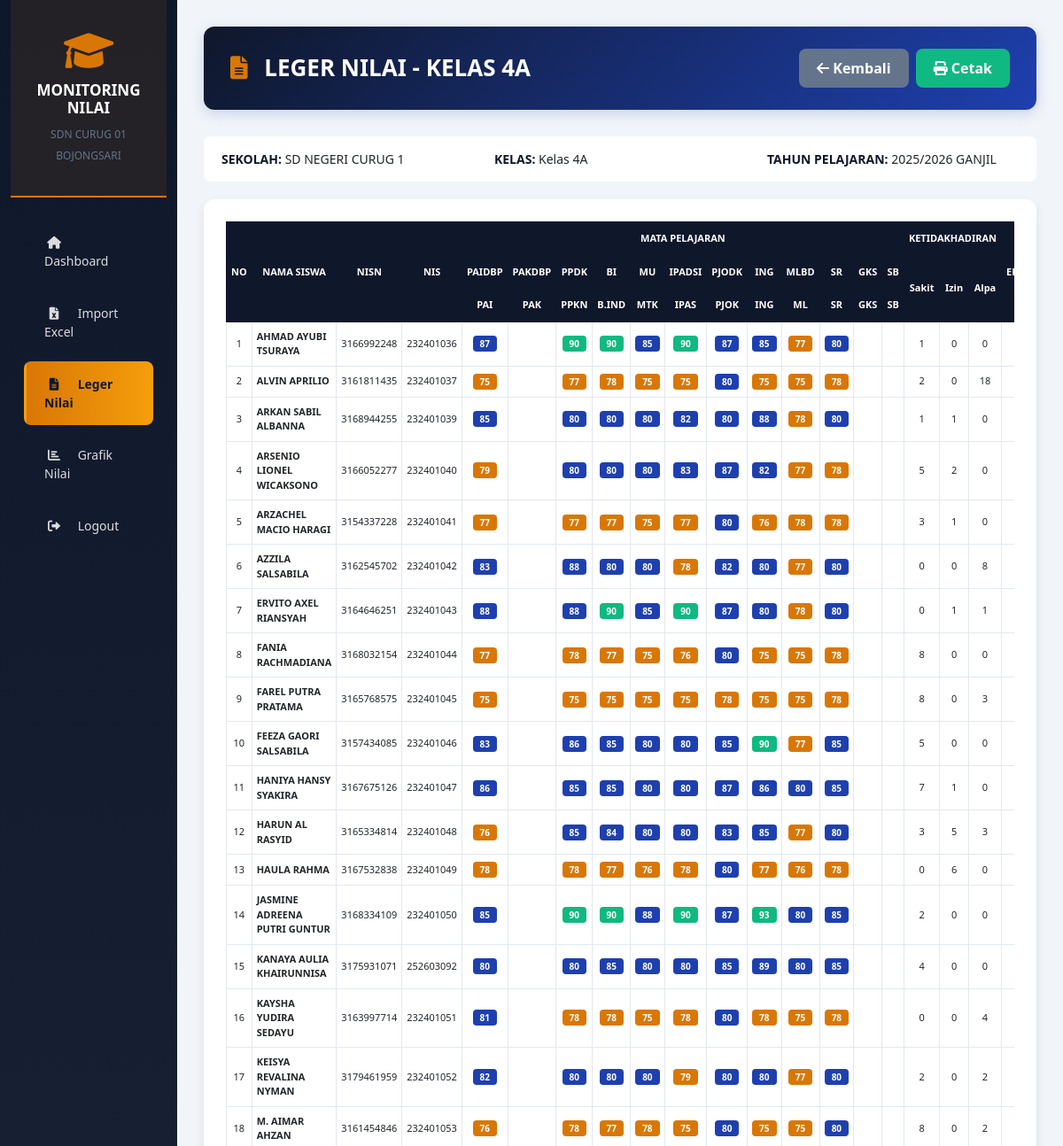
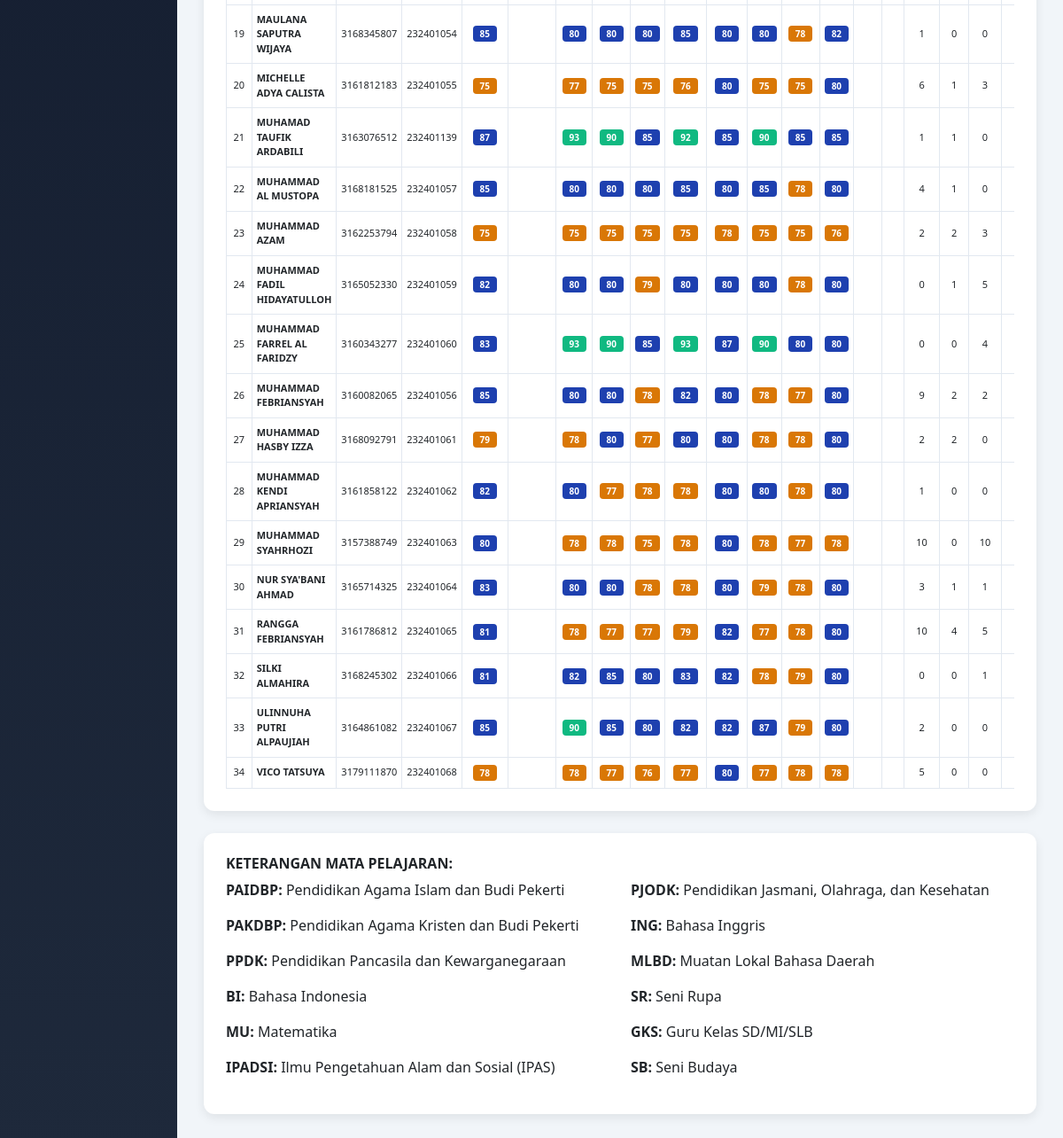
The app's page /leger.php (signed in) with its own data (2 pictures, top to bottom).
### tables this page shows
CREATE TABLE `kelas` (
  `id` int(11) NOT NULL,
  `nama_kelas` varchar(20) NOT NULL,
  `tahun_ajaran` varchar(20) NOT NULL,
  `semester` enum('Ganjil','Genap') NOT NULL,
  `wali_kelas` varchar(100) DEFAULT NULL,
  `jumlah_siswa` int(11) DEFAULT 0
);

CREATE TABLE `siswa` (
  `id` int(11) NOT NULL,
  `nisn` varchar(20) NOT NULL,
  `nis` varchar(20) NOT NULL,
  `nama_siswa` varchar(100) NOT NULL,
  `kelas_id` int(11) DEFAULT NULL,
  `jenis_kelamin` enum('L','P') DEFAULT NULL,
  `created_at` timestamp NULL DEFAULT current_timestamp()
);

CREATE TABLE `kehadiran` (
  `id` int(11) NOT NULL,
  `siswa_id` int(11) NOT NULL,
  `kelas_id` int(11) NOT NULL,
  `sakit` int(11) DEFAULT 0,
  `izin` int(11) DEFAULT 0,
  `alpa` int(11) DEFAULT 0,
  `hadir` int(11) DEFAULT 0,
  `semester` enum('Ganjil','Genap') DEFAULT NULL,
  `tahun_ajaran` varchar(20) DEFAULT NULL,
  `created_at` timestamp NULL DEFAULT current_timestamp()
);

### leger.php (the view, shortened to what this page needs)
<?php
require 'config.php';
$kelas_id = isset($_GET['kelas']) ? $_GET['kelas'] : 1;
$kelas_info = mysqli_query($conn, "SELECT * FROM kelas WHERE id = $kelas_id")->fetch_assoc();
$siswa_list = mysqli_query($conn, "SELECT * FROM siswa WHERE kelas_id = $kelas_id ORDER BY nama_siswa ASC");
function getBadgeClass($nilai) {
    if(empty($nilai)) return '';
    if($nilai >= 90) return 'badge-90';
    if($nilai >= 80) return 'badge-80';
    if($nilai >= 70) return 'badge-70';
    return 'badge-below';
}
?>
<!DOCTYPE html>
<html lang="id">
<head>
    <link href="https://cdn.jsdelivr.net/npm/bootstrap@5.3.0/dist/css/bootstrap.min.css" rel="stylesheet">
    <link rel="stylesheet" href="https://cdnjs.cloudflare.com/ajax/libs/font-awesome/6.0.0/css/all.min.css">
</head>
<body>
<div class="container-fluid">
    <div class="row">
        <div class="col-md-2 sidebar">
            <div class="sidebar-brand">
                <i class="fas fa-graduation-cap"></i>
                <h5>MONITORING NILAI</h5>
                <small>SDN CURUG 01 BOJONGSARI</small>
            </div>
            <div class="sidebar-menu">
                <a href="dashboard.php"><i class="fas fa-home"></i> Dashboard</a>
                <a href="import_excel.php"><i class="fas fa-file-excel"></i> Import Excel</a>
                <a href="leger.php?kelas=<?= $kelas_id ?>" class="active"><i class="fas fa-file-alt"></i> Leger Nilai</a>
                <a href="grafik_nilai.php"><i class="fas fa-chart-bar"></i> Grafik Nilai</a>
                <a href="logout.php"><i class="fas fa-sign-out-alt"></i> Logout</a>
            </div>
        </div>
        <div class="col-md-10 main-content">
            <div class="page-header no-print">
                <div class="d-flex justify-content-between align-items-center">
                    <h2><i class="fas fa-file-alt"></i> LEGER NILAI - KELAS <?= $kelas_info['nama_kelas'] ?></h2>
                    <div class="d-flex gap-2">
                        <a href="dashboard.php" class="btn btn-secondary">
                            <i class="fas fa-arrow-left"></i> Kembali
                        </a>
                        <button onclick="window.print()" class="btn btn-success">
                            <i class="fas fa-print"></i> Cetak
                        </button>
                    </div>
                </div>
            </div>
            <div class="header-info no-print">
                <div class="row">
                    <div class="col-md-4">
                        <p><strong>SEKOLAH:</strong> SD NEGERI CURUG 1</p>
                    </div>
                    <div class="col-md-4">
                        <p><strong>KELAS:</strong> Kelas <?= $kelas_info['nama_kelas'] ?></p>
                    </div>
                    <div class="col-md-4">
                        <p><strong>TAHUN PELAJARAN:</strong> <?= $kelas_info['tahun_ajaran'] ?> <?= strtoupper($kelas_info['semester']) ?></p>
                    </div>
                </div>
            </div>
            <div class="card">
                <div class="card-body">
                    <div class="table-responsive">
                        <table class="table table-leger table-bordered">
                            <thead>
                                <tr>
                                    <th rowspan="3" style="width: 30px;">NO</th>
                                    <th rowspan="3" style="width: 200px;">NAMA SISWA</th>
                                    <th rowspan="3" style="width: 100px;">NISN</th>
                                    <th rowspan="3" style="width: 100px;">NIS</th>
                                    <th colspan="12">MATA PELAJARAN</th>
                                    <th colspan="3">KETIDAKHADIRAN</th>
                                    <th rowspan="3">EKSTRA KURIKULER</th>
                                </tr>
                                <tr>
                                    <th>PAIDBP</th>
                                    <th>PAKDBP</th>
                                    <th>PPDK</th>
                                    <th>BI</th>
                                    <th>MU</th>
                                    <th>IPADSI</th>
                                    <th>PJODK</th>
                                    <th>ING</th>
                                    <th>MLBD</th>
                                    <th>SR</th>
                                    <th>GKS</th>
                                    <th>SB</th>
                                    <th rowspan="2">Sakit</th>
                                    <th rowspan="2">Izin</th>
                                    <th rowspan="2">Alpa</th>
                                </tr>
                                <tr>
                                    <th style="width: 50px;">PAI</th>
                                    <th style="width: 50px;">PAK</th>
                                    <th style="width: 50px;">PPKN</th>
                                    <th style="width: 50px;">B.IND</th>
                                    <th style="width: 50px;">MTK</th>
                                    <th style="width: 50px;">IPAS</th>
                                    <th style="width: 50px;">PJOK</th>
                                    <th style="width: 50px;">ING</th>
                                    <th style="width: 50px;">ML</th>
                                    <th style="width: 50px;">SR</th>
                                    <th style="width: 50px;">GKS</th>
                                    <th style="width: 50px;">SB</th>
                                </tr>
                            </thead>
                            <tbody>
                                <?php
                                $no = 1;
                                while($siswa = mysqli_fetch_assoc($siswa_list)):
                                    $nilai_query = mysqli_query($conn, "SELECT n.*, m.kode_mapel
                                        FROM nilai n
                                        JOIN mata_pelajaran m ON n.mapel_id = m.id
                                        WHERE n.siswa_id = {$siswa['id']} AND n.kelas_id = $kelas_id");
                                    $nilai_data = [];
                                    while($n = mysqli_fetch_assoc($nilai_query)) {
                                        $nilai_data[$n['kode_mapel']] = $n['nilai_angka'];
                                    }
                                    $kehadiran = mysqli_query($conn, "SELECT * FROM kehadiran WHERE siswa_id = {$siswa['id']} AND kelas_id = $kelas_id")->fetch_assoc();
                                    $ekstra = mysqli_query($conn, "SELECT * FROM ekstrakurikuler WHERE siswa_id = {$siswa['id']}")->fetch_assoc();
                                ?>
                                <tr>
                                    <td><?= $no++ ?></td>
                                    <td class="text-left"><strong><?= strtoupper($siswa['nama_siswa']) ?></strong></td>
                                    <td><?= $siswa['nisn'] ?></td>
                                    <td><?= $siswa['nis'] ?></td>
                                    <?php
                                    $mapel_list = ['PAIDBP', 'PAKDBP', 'PPDK', 'BI', 'MU', 'IPADSI', 'PJODK', 'ING', 'MLBD', 'SR', 'GKS', 'SB'];
                                    foreach($mapel_list as $mapel):
                                        $nilai = $nilai_data[$mapel] ?? '';
                                        $badge = getBadgeClass($nilai);
                                    ?>
                                    <td>
                                        <span class="badge <?= $badge ?>"><?= $nilai ?></span>
                                    </td>
                                    <?php endforeach; ?>
                                    <td><?= $kehadiran['sakit'] ?? 0 ?></td>
                                    <td><?= $kehadiran['izin'] ?? 0 ?></td>
                                    <td><?= $kehadiran['alpa'] ?? 0 ?></td>
                                    <td><?= $ekstra['predikat'] ?? '-' ?></td>
                                </tr>
                                <?php endwhile; ?>
                            </tbody>
                        </table>
                    </div>
                </div>
            </div>
            <div class="card no-print">
                <div class="card-body">
                    <h6><strong>KETERANGAN MATA PELAJARAN:</strong></h6>
                    <div class="row">
                        <div class="col-md-6">
                            <p><strong>PAIDBP:</strong> Pendidikan Agama Islam dan Budi Pekerti</p>
                            <p><strong>PAKDBP:</strong> Pendidikan Agama Kristen dan Budi Pekerti</p>
                            <p><strong>PPDK:</strong> Pendidikan Pancasila dan Kewarganegaraan</p>
                            <p><strong>BI:</strong> Bahasa Indonesia</p>
                            <p><strong>MU:</strong> Matematika</p>
                            <p><strong>IPADSI:</strong> Ilmu Pengetahuan Alam dan Sosial (IPAS)</p>
                        </div>
                        <div class="col-md-6">
                            <p><strong>PJODK:</strong> Pendidikan Jasmani, Olahraga, dan Kesehatan</p>
                            <p><strong>ING:</strong> Bahasa Inggris</p>
                            <p><strong>MLBD:</strong> Muatan Lokal Bahasa Daerah</p>
                            <p><strong>SR:</strong> Seni Rupa</p>
                            <p><strong>GKS:</strong> Guru Kelas SD/MI/SLB</p>
                            <p><strong>SB:</strong> Seni Budaya</p>
                        </div>
                    </div>
                </div>
            </div>
        </div>
    </div>
</div>
</body>
</html>

### leger.php (style rules this page uses)
:root { --dark-navy: #0f172a; --royal-blue: #1e40af; --bright-blue: #3b82f6; --gold: #d97706; --amber: #f59e0b; --slate: #64748b; --light-slate: #e2e8f0; --white: #ffffff; --light-bg: #f1f5f9; }
body { background-color: var(--light-bg); font-family: 'Segoe UI', Tahoma, Geneva, Verdana, sans-serif; }
.sidebar { background: linear-gradient(180deg, var(--dark-navy) 0%, #1e293b 100%); min-height: 100vh; color: var(--white); box-shadow: 4px 0 10px rgba(0,0,0,0.1); }
.sidebar-brand { padding: 35px 25px; text-align: center; border-bottom: 2px solid var(--gold); background: rgba(217, 119, 6, 0.1); }
.sidebar-brand i { font-size: 45px; color: var(--gold); margin-bottom: 12px; }
.sidebar-brand h5 { font-weight: 700; font-size: 17px; margin-bottom: 5px; }
.sidebar-brand small { font-size: 12px; color: var(--slate); }
.sidebar-menu { padding: 25px 15px; }
.sidebar-menu a { color: rgba(255,255,255,0.85); text-decoration: none; padding: 15px 20px; display: block; margin-bottom: 8px; border-radius: 8px; transition: all 0.3s ease; font-size: 14px; font-weight: 500; border-left: 3px solid transparent; }
.sidebar-menu a.active { background: linear-gradient(90deg, var(--gold) 0%, var(--amber) 100%); color: var(--dark-navy); font-weight: 700; }
.sidebar-menu a i { margin-right: 12px; width: 22px; text-align: center; }
.main-content { background-color: var(--light-bg); padding: 30px; }
.page-header { background: linear-gradient(135deg, var(--dark-navy) 0%, var(--royal-blue) 100%); color: var(--white); padding: 25px 30px; border-radius: 12px; margin-bottom: 30px; box-shadow: 0 4px 15px rgba(30, 64, 175, 0.2); }
.page-header h2 { font-weight: 700; font-size: 26px; margin: 0; }
.page-header h2 i { margin-right: 12px; color: var(--gold); }
.card { background: var(--white); border: none; border-radius: 12px; box-shadow: 0 4px 12px rgba(0,0,0,0.08); margin-bottom: 25px; }
.card-body { padding: 25px; }
.table-leger { font-size: 11px; margin-bottom: 0; }
.table-leger thead th { background: var(--dark-navy); color: var(--white); border: 1px solid var(--dark-navy); padding: 10px 5px; font-weight: 700; text-align: center; vertical-align: middle; white-space: nowrap; }
.table-leger tbody td { padding: 8px 5px; vertical-align: middle; border: 1px solid var(--light-slate); text-align: center; }
.table-leger tbody td.text-left { text-align: left; }
.badge { padding: 4px 8px; font-weight: 600; font-size: 10px; border-radius: 4px; }
.badge-90 { background: #10b981; color: white; }
.badge-80 { background: var(--royal-blue); color: white; }
.badge-70 { background: var(--gold); color: white; }
.btn { border-radius: 8px; padding: 10px 20px; font-weight: 600; }
.btn-secondary { background: var(--slate); border: none; color: white; }
.btn-success { background: #10b981; border: none; }
.header-info { background: var(--white); padding: 15px 20px; border-radius: 8px; margin-bottom: 20px; }
.header-info p { margin: 0; font-size: 14px; }
.header-info strong { color: var(--dark-navy); }

### records on screen
kelas: nama_kelas "4A", tahun_ajaran "2025/2026", semester "GANJIL"
siswa: nama_siswa "AHMAD AYUBI TSURAYA", nisn "3166992248", nis "232401036", nilai "87", nilai "90", nilai "85", nilai "77", nilai "80", kehadiran.sakit "1", kehadiran.izin "0", kehadiran.alpa "0"
siswa: nama_siswa "ALVIN APRILIO", nisn "3161811435", nis "232401037", nilai "75", nilai "77", nilai "78", nilai "80", kehadiran.sakit "2", kehadiran.izin "0", kehadiran.alpa "18"
siswa: nama_siswa "ARKAN SABIL ALBANNA", nisn "3168944255", nis "232401039", nilai "85", nilai "80", nilai "82", nilai "88", nilai "78", kehadiran.sakit "1", kehadiran.izin "1", kehadiran.alpa "0"
siswa: nama_siswa "ARSENIO LIONEL WICAKSONO", nisn "3166052277", nis "232401040", nilai "79", nilai "80", nilai "83", nilai "87", nilai "82", nilai "77", nilai "78", kehadiran.sakit "5", kehadiran.izin "2", kehadiran.alpa "0"
siswa: nama_siswa "ARZACHEL MACIO HARAGI", nisn "3154337228", nis "232401041", nilai "77", nilai "75", nilai "80", nilai "76", nilai "78", kehadiran.sakit "3", kehadiran.izin "1", kehadiran.alpa "0"
siswa: nama_siswa "AZZILA SALSABILA", nisn "3162545702", nis "232401042", nilai "83", nilai "88", nilai "80", nilai "78", nilai "82", nilai "77", kehadiran.sakit "0", kehadiran.izin "0", kehadiran.alpa "8"
siswa: nama_siswa "ERVITO AXEL RIANSYAH", nisn "3164646251", nis "232401043", nilai "88", nilai "90", nilai "85", nilai "87", nilai "80", nilai "78", kehadiran.sakit "0", kehadiran.izin "1", kehadiran.alpa "1"
siswa: nama_siswa "FANIA RACHMADIANA", nisn "3168032154", nis "232401044", nilai "77", nilai "78", nilai "75", nilai "76", nilai "80", kehadiran.sakit "8", kehadiran.izin "0", kehadiran.alpa "0"
siswa: nama_siswa "FAREL PUTRA PRATAMA", nisn "3165768575", nis "232401045", nilai "75", nilai "78", kehadiran.sakit "8", kehadiran.izin "0", kehadiran.alpa "3"
siswa: nama_siswa "FEEZA GAORI SALSABILA", nisn "3157434085", nis "232401046", nilai "83", nilai "86", nilai "85", nilai "80", nilai "90", nilai "77", kehadiran.sakit "5", kehadiran.izin "0", kehadiran.alpa "0"
siswa: nama_siswa "HANIYA HANSY SYAKIRA", nisn "3167675126", nis "232401047", nilai "86", nilai "85", nilai "80", nilai "87", kehadiran.sakit "7", kehadiran.izin "1", kehadiran.alpa "0"
siswa: nama_siswa "HARUN AL RASYID", nisn "3165334814", nis "232401048", nilai "76", nilai "85", nilai "84", nilai "80", nilai "83", nilai "77", kehadiran.sakit "3", kehadiran.izin "5", kehadiran.alpa "3"
siswa: nama_siswa "HAULA RAHMA", nisn "3167532838", nis "232401049", nilai "78", nilai "77", nilai "76", nilai "80", kehadiran.sakit "0", kehadiran.izin "6", kehadiran.alpa "0"
siswa: nama_siswa "JASMINE ADREENA PUTRI GUNTUR", nisn "3168334109", nis "232401050", nilai "85", nilai "90", nilai "88", nilai "87", nilai "93", nilai "80", kehadiran.sakit "2", kehadiran.izin "0", kehadiran.alpa "0"
siswa: nama_siswa "KANAYA AULIA KHAIRUNNISA", nisn "3175931071", nis "252603092", nilai "80", nilai "85", nilai "89", kehadiran.sakit "4", kehadiran.izin "0", kehadiran.alpa "0"
siswa: nama_siswa "KAYSHA YUDIRA SEDAYU", nisn "3163997714", nis "232401051", nilai "81", nilai "78", nilai "75", nilai "80", kehadiran.sakit "0", kehadiran.izin "0", kehadiran.alpa "4"
siswa: nama_siswa "KEISYA REVALINA NYMAN", nisn "3179461959", nis "232401052", nilai "82", nilai "80", nilai "79", nilai "77", kehadiran.sakit "2", kehadiran.izin "0", kehadiran.alpa "2"
siswa: nama_siswa "M. AIMAR AHZAN", nisn "3161454846", nis "232401053", nilai "76", nilai "78", nilai "77", nilai "75", nilai "80", kehadiran.sakit "8", kehadiran.izin "0", kehadiran.alpa "2"
siswa: nama_siswa "MAULANA SAPUTRA WIJAYA", nisn "3168345807", nis "232401054", nilai "85", nilai "80", nilai "78", nilai "82", kehadiran.sakit "1", kehadiran.izin "0", kehadiran.alpa "0"
siswa: nama_siswa "MICHELLE ADYA CALISTA", nisn "3161812183", nis "232401055", nilai "75", nilai "77", nilai "76", nilai "80", kehadiran.sakit "6", kehadiran.izin "1", kehadiran.alpa "3"
siswa: nama_siswa "MUHAMAD TAUFIK ARDABILI", nisn "3163076512", nis "232401139", nilai "87", nilai "93", nilai "90", nilai "85", nilai "92", kehadiran.sakit "1", kehadiran.izin "1", kehadiran.alpa "0"
siswa: nama_siswa "MUHAMMAD AL MUSTOPA", nisn "3168181525", nis "232401057", nilai "85", nilai "80", nilai "78", kehadiran.sakit "4", kehadiran.izin "1", kehadiran.alpa "0"
siswa: nama_siswa "MUHAMMAD AZAM", nisn "3162253794", nis "232401058", nilai "75", nilai "78", nilai "76", kehadiran.sakit "2", kehadiran.izin "2", kehadiran.alpa "3"
siswa: nama_siswa "MUHAMMAD FADIL HIDAYATULLOH", nisn "3165052330", nis "232401059", nilai "82", nilai "80", nilai "79", nilai "78", kehadiran.sakit "0", kehadiran.izin "1", kehadiran.alpa "5"
siswa: nama_siswa "MUHAMMAD FARREL AL FARIDZY", nisn "3160343277", nis "232401060", nilai "83", nilai "93", nilai "90", nilai "85", nilai "87", nilai "80", kehadiran.sakit "0", kehadiran.izin "0", kehadiran.alpa "4"
siswa: nama_siswa "MUHAMMAD FEBRIANSYAH", nisn "3160082065", nis "232401056", nilai "85", nilai "80", nilai "78", nilai "82", nilai "77", kehadiran.sakit "9", kehadiran.izin "2", kehadiran.alpa "2"
siswa: nama_siswa "MUHAMMAD HASBY IZZA", nisn "3168092791", nis "232401061", nilai "79", nilai "78", nilai "80", nilai "77", kehadiran.sakit "2", kehadiran.izin "2", kehadiran.alpa "0"
siswa: nama_siswa "MUHAMMAD KENDI APRIANSYAH", nisn "3161858122", nis "232401062", nilai "82", nilai "80", nilai "77", nilai "78", kehadiran.sakit "1", kehadiran.izin "0", kehadiran.alpa "0"
siswa: nama_siswa "MUHAMMAD SYAHRHOZI", nisn "3157388749", nis "232401063", nilai "80", nilai "78", nilai "75", nilai "77", kehadiran.sakit "10", kehadiran.izin "0", kehadiran.alpa "10"
siswa: nama_siswa "NUR SYA'BANI AHMAD", nisn "3165714325", nis "232401064", nilai "83", nilai "80", nilai "78", nilai "79", kehadiran.sakit "3", kehadiran.izin "1", kehadiran.alpa "1"
siswa: nama_siswa "RANGGA FEBRIANSYAH", nisn "3161786812", nis "232401065", nilai "81", nilai "78", nilai "77", nilai "79", nilai "82", nilai "80", kehadiran.sakit "10", kehadiran.izin "4", kehadiran.alpa "5"
siswa: nama_siswa "SILKI ALMAHIRA", nisn "3168245302", nis "232401066", nilai "81", nilai "82", nilai "85", nilai "80", nilai "83", nilai "78", nilai "79", kehadiran.sakit "0", kehadiran.izin "0", kehadiran.alpa "1"
siswa: nama_siswa "ULINNUHA PUTRI ALPAUJIAH", nisn "3164861082", nis "232401067", nilai "85", nilai "90", nilai "80", nilai "82", nilai "87", nilai "79", kehadiran.sakit "2", kehadiran.izin "0", kehadiran.alpa "0"
siswa: nama_siswa "VICO TATSUYA", nisn "3179111870", nis "232401068", nilai "78", nilai "77", nilai "76", nilai "80", kehadiran.sakit "5", kehadiran.izin "0", kehadiran.alpa "0"
